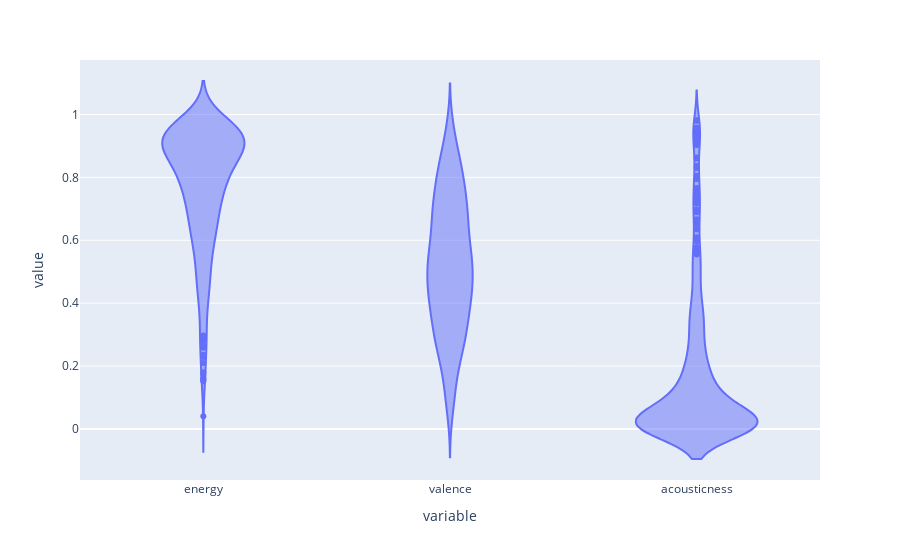

Here is the notebook cell this chart was saved with:
### Code cell
from plotly.express import violin

violin(scaled)

### Figure 1 — Plotly figure (JSON) as saved in the notebook; plotly's stock layout.template omitted (floating-point values rounded to 4 significant figures; data arrays with more than 128 entries replaced by an {"elided": "..."} marker saying what was removed)
{"data": [{"alignmentgroup": "True", "box": {"visible": false}, "hovertemplate": "variable=%{x}<br>value=%{y}<extra></extra>", "legendgroup": "", "marker": {"color": "#636efa"}, "name": "", "offsetgroup": "", "orientation": "v", "scalegroup": "True", "showlegend": false, "type": "violin", "x": {"elided": "1380 str values"}, "x0": " ", "xaxis": "x", "y": {"elided": "1380 float values"}, "y0": " ", "yaxis": "y"}], "layout": {"legend": {"tracegroupgap": 0}, "margin": {"t": 60}, "violinmode": "group", "xaxis": {"anchor": "y", "domain": [0, 1], "title": {"text": "variable"}}, "yaxis": {"anchor": "x", "domain": [0, 1], "title": {"text": "value"}}}}
